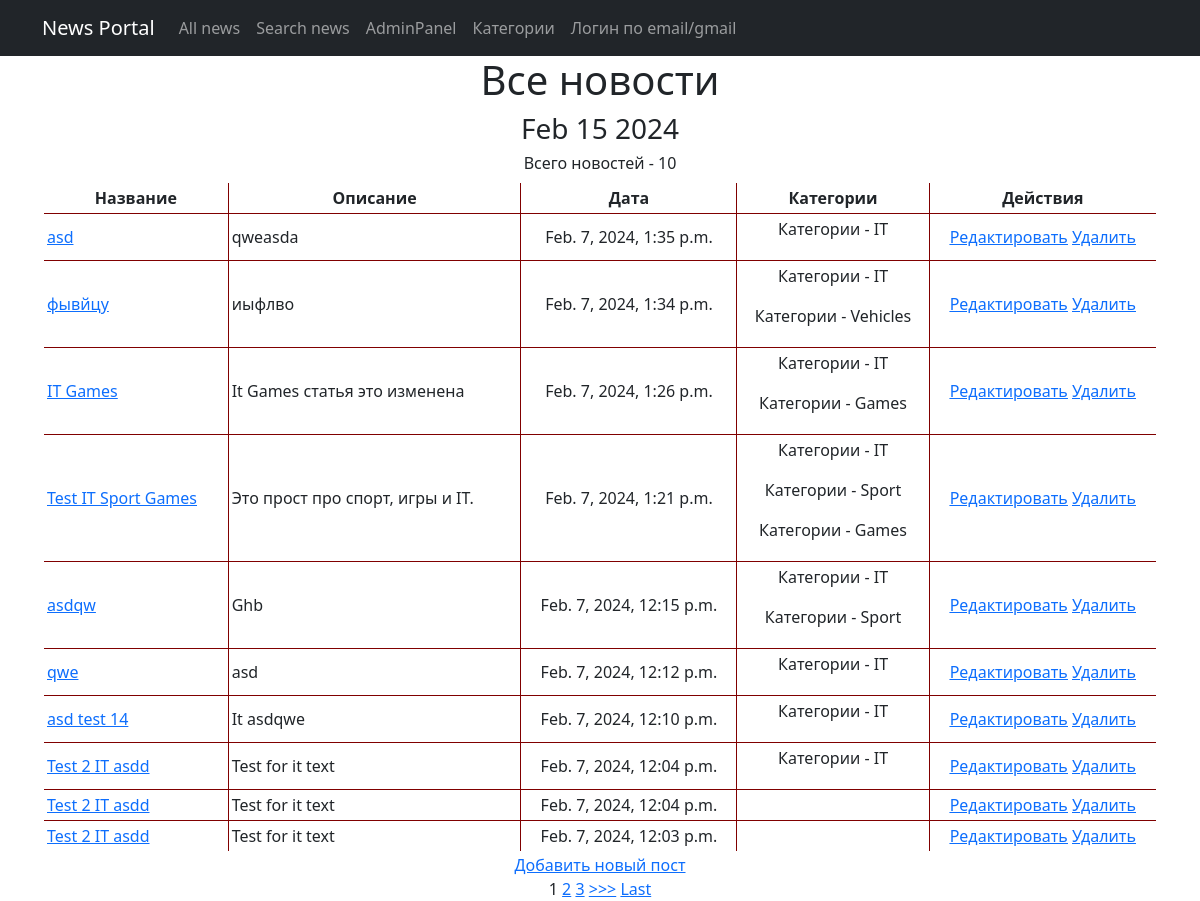
The page /news/ on the database as committed earlier.
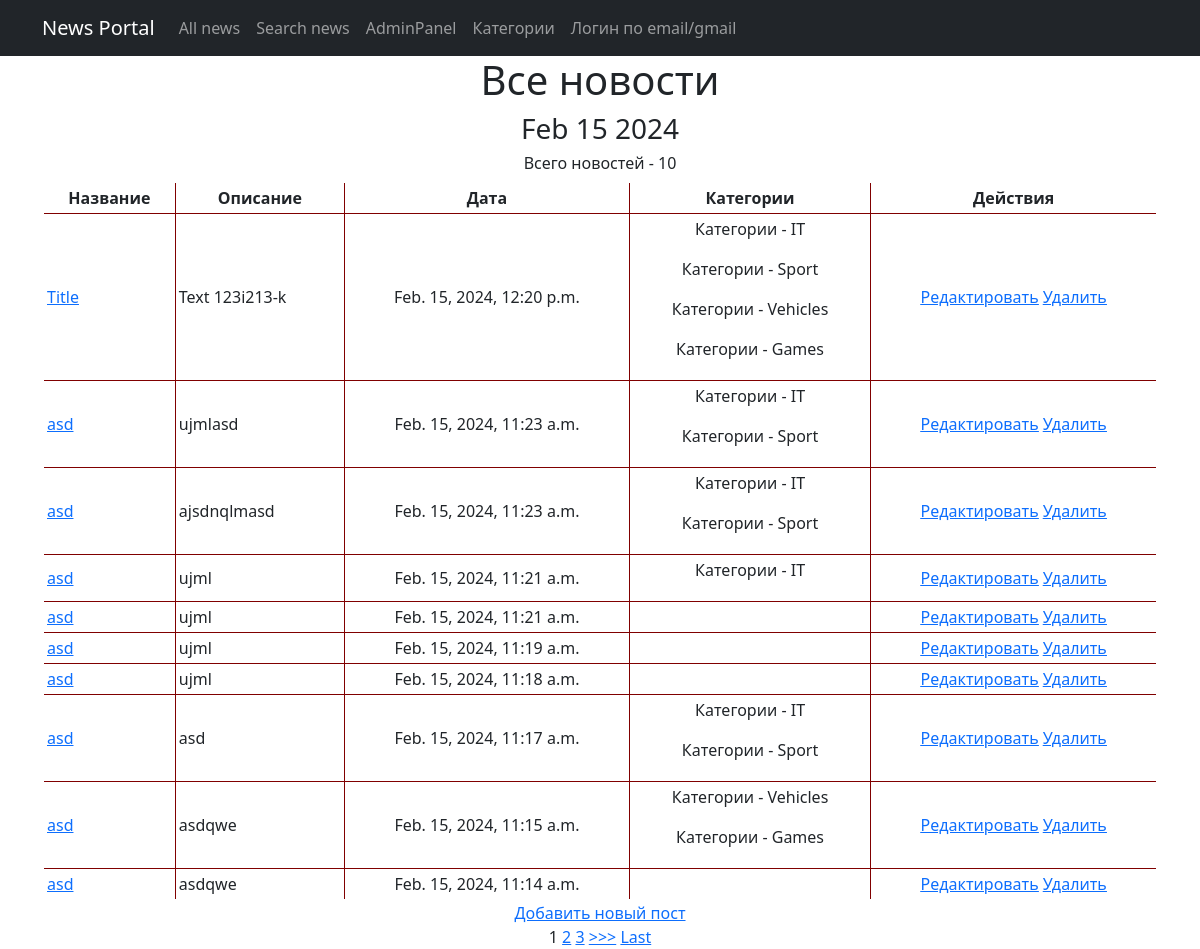
The same page on the database as committed later.
### NewsPortal/models.py (models this page shows, shortened)
class Post (models.Model):
    author = models.ForeignKey(Author, on_delete=models.CASCADE)
    NEWS = 'NW'
    ARTICLE = 'AR'
    CATEGORY_CHOICES = (
        (NEWS, 'Новость'),
        (ARTICLE, 'Статья'),
    )
    categoryType = models.CharField(max_length=2, choices=CATEGORY_CHOICES, default=ARTICLE)
    dateCreation = models.DateTimeField(auto_now_add=True)
    postCategory = models.ManyToManyField(Category, through='PostCategory')
    title = models.CharField(max_length=128)
    text = models.TextField()
    rating = models.SmallIntegerField(default=0)

class Category(models.Model):
    name = models.CharField(max_length=64, unique=True)
    subscribers = models.ManyToManyField(User, related_name = 'member')
    def __str__(self):
        return f'{self.name}'

### NewsPortal/views.py (the view)
# urls.py: path('', PostsList.as_view()),
class PostsList(ListView):
    model = Post
    template_name = 'news.html'
    context_object_name = 'news'
    queryset = Post.objects.order_by('-dateCreation')
    paginate_by = 10
    def get_context_data(self, **kwargs):
        context = super().get_context_data(**kwargs)
        context['time_now'] = datetime.utcnow()
        context['value1'] = None
        context['filter'] = PostFilter(self.request.GET, queryset=self.get_queryset())
        context['authors'] = Author.objects.all()
        context['form'] = PostForm()
        return context

### NewsPortal/templatetags/custom_filters.py (called while the page is built)
@register.filter(name='Censor')
def Censor(value):
    Banned_List = ['idiot', 'stupid', 'donkey', 'Stupid']
    sentence = value.split()
    for i in Banned_List:
        for words in sentence:
            if i in words:
                pos = sentence.index(words)
                sentence.remove(words)
                sentence.insert(pos, '*' * len(i))
    return " ".join(sentence)

### templates/news.html (shortened to what this page needs)
{% extends 'flatpages/default.html' %}
{% load custom_filters %}
{% block content %}
    <h1>Все новости</h1>
    <h3>{{ time_now|date:'M d Y' }}</h3>
    <h6>Всего новостей - {{ news | length }}</h6>
    {% if news %}
        <table class="col-lg-12 text-center">
            <tr>
                <td>
                    <b>Название</b>
                </td>
                <td>
                    <b>Описание</b>
                </td>
                <td>
                    <b>Дата</b>
                </td>
				<td>
                    <b>Категории</b>
                </td>
				<td>
                    <b>Действия</b>
                </td>
            </tr>
        {% for new in news %}
            <tr>
                <td style="text-align: left">
                     <a href="{% url 'post_detail' new.id %}">{{ new.title | Censor }}</a>
                </td>
                <td style="text-align: left">
                    {{ new.text | truncatechars:50 | Censor }}
                </td>
                <td style="text-align: center">
                    {{ new.dateCreation }}
                </td>
				<td>
					{% for a in new.postCategory.all %}
						<p> Категории - {{ a }}</p>
					{% endfor %}
				</td>
				<td style="text-align: center">
					<a href="{% url 'post_update' new.id %}"><u>Редактировать</u></a>
                    <a href="{% url 'post_delete' new.id %}"><u> Удалить </u></a>
				</td>
			</tr>
        {% endfor %}
        </table>
    {% else %}
        <h2>Новостей нет!</h2>
    {% endif %}
<a href="{% url 'post_create' %}">Добавить новый пост</a> <br>
{% if is_paginated %}
    {% for num in page_obj.paginator.page_range %}
        {% if page_obj.number == num %}
            <a>{{ num }}</a>
        {% elif num > page_obj.number|add:'-3' and num < page_obj.number|add:'3' %}
            <a href="?page={{ num }}">{{ num }}</a>
        {% endif %}
    {% endfor %}
    {% if page_obj.has_next %}
        <a href="?page={{ page_obj.next_page_number }}">>>></a>
        <a href="?page={{ page_obj.paginator.num_pages }}">Last</a>
    {% endif %}
{% endif %}
{% endblock content %}

Rows that differ between the two databases and show on the page:
no longer on this page (row unchanged): Post: title|Censor "asd", text|Censor "qweasda", dateCreation "Feb. 7, 2024, 1:35 p.m.", Category (name "IT")
no longer on this page (row unchanged): Post: title|Censor "фывйцу", text|Censor "иыфлво", dateCreation "Feb. 7, 2024, 1:34 p.m.", Category (name "IT"), Category (name "Vehicles")
no longer on this page (row unchanged): Post: title|Censor "IT Games", text|Censor "It Games статья это изменена", dateCreation "Feb. 7, 2024, 1:26 p.m.", Category (name "IT"), Category (name "Games")
no longer on this page (row unchanged): Post: title|Censor "Test IT Sport Games", text|Censor "Это прост про спорт, игры и IT.", dateCreation "Feb. 7, 2024, 1:21 p.m.", Category (name "IT"), Category (name "Sport"), Category (name "Games")
no longer on this page (row unchanged): Post: title|Censor "asdqw", text|Censor "Ghb", dateCreation "Feb. 7, 2024, 12:15 p.m.", Category (name "IT"), Category (name "Sport")
no longer on this page (row unchanged): Post: title|Censor "qwe", text|Censor "asd", dateCreation "Feb. 7, 2024, 12:12 p.m.", Category (name "IT")
no longer on this page (row unchanged): Post: title|Censor "asd test 14", text|Censor "It asdqwe", dateCreation "Feb. 7, 2024, 12:10 p.m.", Category (name "IT")
no longer on this page (row unchanged): Post: title|Censor "Test 2 IT asdd", text|Censor "Test for it text", dateCreation "Feb. 7, 2024, 12:04 p.m.", Category (name "IT")
no longer on this page (row unchanged): Post: title|Censor "Test 2 IT asdd", text|Censor "Test for it text", dateCreation "Feb. 7, 2024, 12:04 p.m."
no longer on this page (row unchanged): Post: title|Censor "Test 2 IT asdd", text|Censor "Test for it text", dateCreation "Feb. 7, 2024, 12:03 p.m."
added Post: title|Censor "Title", text|Censor "Text 123i213-k", dateCreation "Feb. 15, 2024, 12:20 p.m.", Category (name "IT"), Category (name "Sport"), Category (name "Vehicles"), Category (name "Games")
added Post: title|Censor "asd", text|Censor "ujmlasd", dateCreation "Feb. 15, 2024, 11:23 a.m.", Category (name "IT"), Category (name "Sport")
added Post: title|Censor "asd", text|Censor "ajsdnqlmasd", dateCreation "Feb. 15, 2024, 11:23 a.m.", Category (name "IT"), Category (name "Sport")
added Post: title|Censor "asd", text|Censor "ujml", dateCreation "Feb. 15, 2024, 11:21 a.m.", Category (name "IT")
added Post: title|Censor "asd", text|Censor "ujml", dateCreation "Feb. 15, 2024, 11:21 a.m."
added Post: title|Censor "asd", text|Censor "ujml", dateCreation "Feb. 15, 2024, 11:19 a.m."
added Post: title|Censor "asd", text|Censor "ujml", dateCreation "Feb. 15, 2024, 11:18 a.m."
added Post: title|Censor "asd", text|Censor "asd", dateCreation "Feb. 15, 2024, 11:17 a.m.", Category (name "IT"), Category (name "Sport")
added Post: title|Censor "asd", text|Censor "asdqwe", dateCreation "Feb. 15, 2024, 11:15 a.m.", Category (name "Vehicles"), Category (name "Games")
added Post: title|Censor "asd", text|Censor "asdqwe", dateCreation "Feb. 15, 2024, 11:14 a.m."
